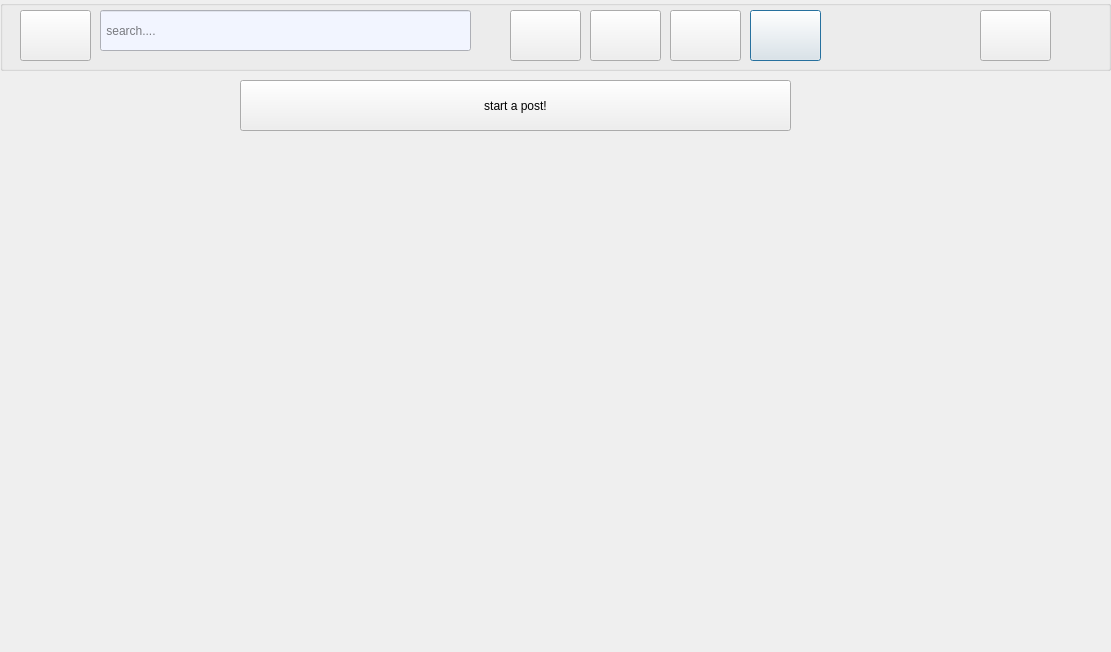
<?xml version="1.0" encoding="UTF-8"?>
<ui version="4.0">
 <class>fifthpage</class>
 <widget class="QDialog" name="fifthpage">
  <property name="geometry">
   <rect>
    <x>0</x>
    <y>0</y>
    <width>1111</width>
    <height>652</height>
   </rect>
  </property>
  <property name="windowTitle">
   <string>Dialog</string>
  </property>
  <property name="styleSheet">
   <string notr="true">background-image: url(:/new/prefix1/back2.jpg);</string>
  </property>
  <widget class="QGroupBox" name="groupBox">
   <property name="geometry">
    <rect>
     <x>0</x>
     <y>0</y>
     <width>1111</width>
     <height>71</height>
    </rect>
   </property>
   <property name="title">
    <string/>
   </property>
   <widget class="QPushButton" name="pushButton">
    <property name="geometry">
     <rect>
      <x>20</x>
      <y>10</y>
      <width>71</width>
      <height>51</height>
     </rect>
    </property>
    <property name="styleSheet">
     <string notr="true">border-image: url(:/new/prefix1/linkdin.jpg);</string>
    </property>
    <property name="text">
     <string/>
    </property>
   </widget>
   <widget class="QLineEdit" name="lineEdit">
    <property name="geometry">
     <rect>
      <x>100</x>
      <y>10</y>
      <width>371</width>
      <height>41</height>
     </rect>
    </property>
    <property name="styleSheet">
     <string notr="true">background-color: rgb(242, 245, 255);</string>
    </property>
    <property name="frame">
     <bool>true</bool>
    </property>
    <property name="placeholderText">
     <string> search....</string>
    </property>
   </widget>
   <widget class="QPushButton" name="home">
    <property name="geometry">
     <rect>
      <x>510</x>
      <y>10</y>
      <width>71</width>
      <height>51</height>
     </rect>
    </property>
    <property name="styleSheet">
     <string notr="true"/>
    </property>
    <property name="text">
     <string/>
    </property>
    <property name="default">
     <bool>true</bool>
    </property>
    <property name="flat">
     <bool>false</bool>
    </property>
   </widget>
   <widget class="QPushButton" name="network">
    <property name="geometry">
     <rect>
      <x>590</x>
      <y>10</y>
      <width>71</width>
      <height>51</height>
     </rect>
    </property>
    <property name="styleSheet">
     <string notr="true"/>
    </property>
    <property name="text">
     <string/>
    </property>
    <property name="default">
     <bool>true</bool>
    </property>
   </widget>
   <widget class="QPushButton" name="job">
    <property name="geometry">
     <rect>
      <x>670</x>
      <y>10</y>
      <width>71</width>
      <height>51</height>
     </rect>
    </property>
    <property name="styleSheet">
     <string notr="true"/>
    </property>
    <property name="text">
     <string/>
    </property>
    <property name="default">
     <bool>true</bool>
    </property>
   </widget>
   <widget class="QPushButton" name="me">
    <property name="geometry">
     <rect>
      <x>980</x>
      <y>10</y>
      <width>71</width>
      <height>51</height>
     </rect>
    </property>
    <property name="styleSheet">
     <string notr="true"/>
    </property>
    <property name="text">
     <string/>
    </property>
   </widget>
   <widget class="QPushButton" name="messaging">
    <property name="geometry">
     <rect>
      <x>750</x>
      <y>10</y>
      <width>71</width>
      <height>51</height>
     </rect>
    </property>
    <property name="styleSheet">
     <string notr="true"/>
    </property>
    <property name="text">
     <string/>
    </property>
    <property name="default">
     <bool>true</bool>
    </property>
   </widget>
  </widget>
  <widget class="QPushButton" name="postingButton">
   <property name="geometry">
    <rect>
     <x>240</x>
     <y>80</y>
     <width>551</width>
     <height>51</height>
    </rect>
   </property>
   <property name="layoutDirection">
    <enum>Qt::LeftToRight</enum>
   </property>
   <property name="styleSheet">
    <string notr="true">color: rgb(0, 0, 0);
font: 10pt &quot;MS Shell Dlg 2&quot;;</string>
   </property>
   <property name="text">
    <string>start a post!</string>
   </property>
  </widget>
 </widget>
 <resources/>
 <connections/>
</ui>
